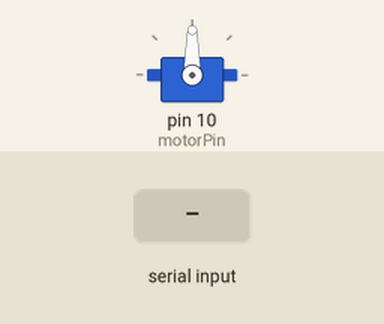
Bench run of a sketch on a simulated Arduino Uno, built with avr-gcc and run on an emulated ATmega328P. On the bench: servo. The test bench sets the inputs (shaded band).

Above: at 1.2 s.
1.3 s: byte 2 (2) received over Serial
At 1.76 s:
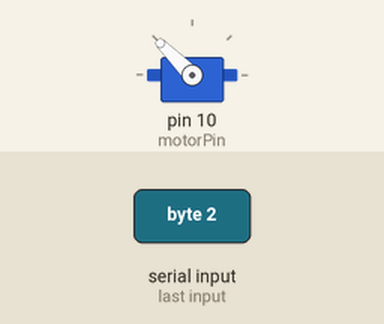
At 3.0 s:
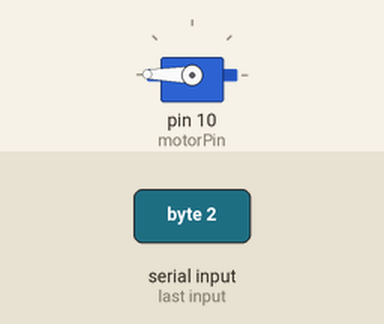
4.3 s: byte 1 (1) received over Serial
At 6.0 s:
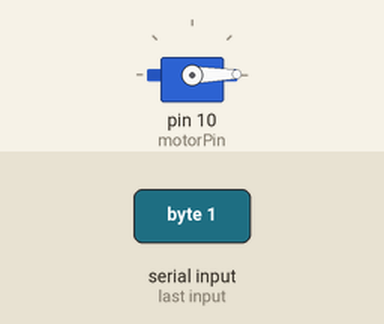
Timing chart, 0 to 7.7 s (numbered marks = the images above; inputs shaded):
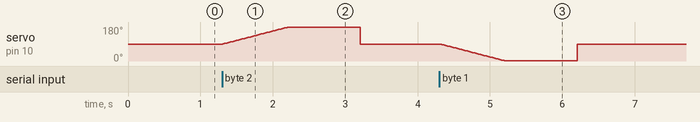

Measured:
- after the input at 1.3 s, servo on pin 10 (motorPin): rises from 90° to 179° in 0.89 s, then falls to 90° in 1.0 s

The sketch:

arduino_2nd.ino
```cpp
#include <Servo.h>    // servo motor header

Servo secondServo;

int motorPin = 10;     // motor pin

int pos = 90;          // servo motor at the entrance of machine

const int BAUD_RATE = 9600;

void setup() {
  // put your setup code here, to run once:
  Serial.begin(BAUD_RATE);
  secondServo.attach(motorPin);     // attach motor pin
}

void loop() {
  // put your main code here, to run repeatedly:
  if(Serial.available()) {               // read parameter from Matlab
    char ch = Serial.read();             // assign to variable ch

    // if the garbage is estimated as glass
    if(ch == 2) {
      for(pos = 90; pos < 180; pos++) {
        secondServo.write(pos);           // move 1st servo motor to left
        delay(10);
      }

    delay(1000);                          // wait the garbage falling
    pos = 90;                             // set the servo motor to initial pos
    secondServo.write(pos);
    }

    // if the garbage is estimated as plastic
    else if(ch == 1) {
      for(pos=90; pos > 0; pos--) {
        secondServo.write(pos);           // move 1st servo motor to left
        delay(10);
      }

      delay(1000);                        // wait the garbage falling
      pos = 90;                           // set the servo motor to initial pos
      secondServo.write(pos);
    }
  }
}
```
